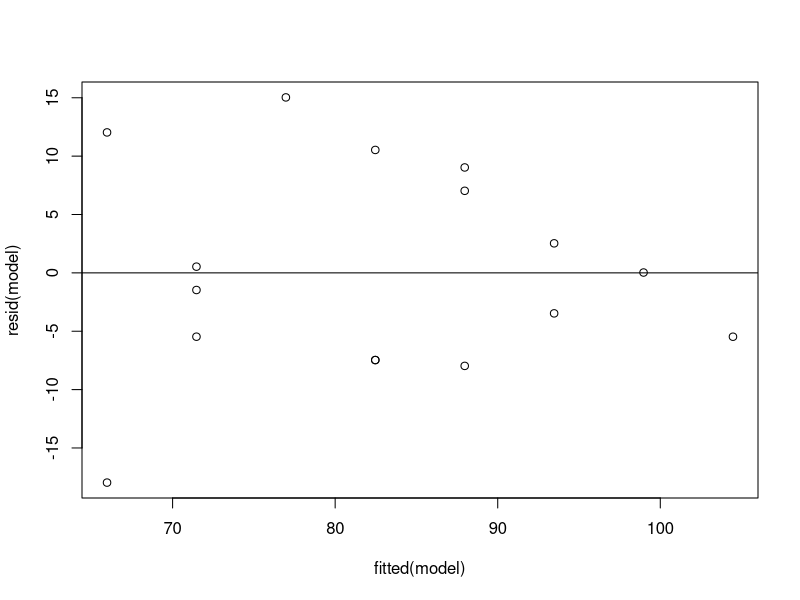

This chart was generated by the following R code:

# https://www.statology.org/weighted-least-squares-in-r/

# Data
df <- data.frame(
    hours = c(1, 1, 2, 2, 2, 3, 4, 4, 4, 5, 5, 5, 6, 6, 7, 8),
    score = c(48, 78, 72, 70, 66, 92, 93, 75, 75, 80, 95, 97, 90, 96, 99, 99)
)


# 2. LM
summary( model <- lm( data = df, score ~hours) )

# 3. Heteroscedasticity test

# Plot
plot(fitted(model), resid(model))
abline(0,0)

# Formal test, Breusch-Pagan test:
# Null Hypothesis (H0): Homoscedasticity is present (the residuals are distributed with equal variance)

library(lmtest)

# p-value from the test is 0.0466
# reject the null hypothesis
# conclude heteroscedasticity  
bptest(model)


# 
varw <- log(resid(model)^2)

fitted.varw <- lm(
    data = data.frame( varw = varw, hours = df$hours),
    varw ~ hours + I( hours^2)
)

w <- exp(fitted(fitted.varw)) 

summary( lm( score ~ hours, data = df, weights = 1/w) )

# The coeff. change a bit
# the overall fit to the model improve.
# Residual standard error: 1.937 vs. 9.224
# This indicates that the predicted values produced by the weighted least squares model are much closer to the actual observations
# R2 0.74 vs. 0.63m wls has a better fit.


